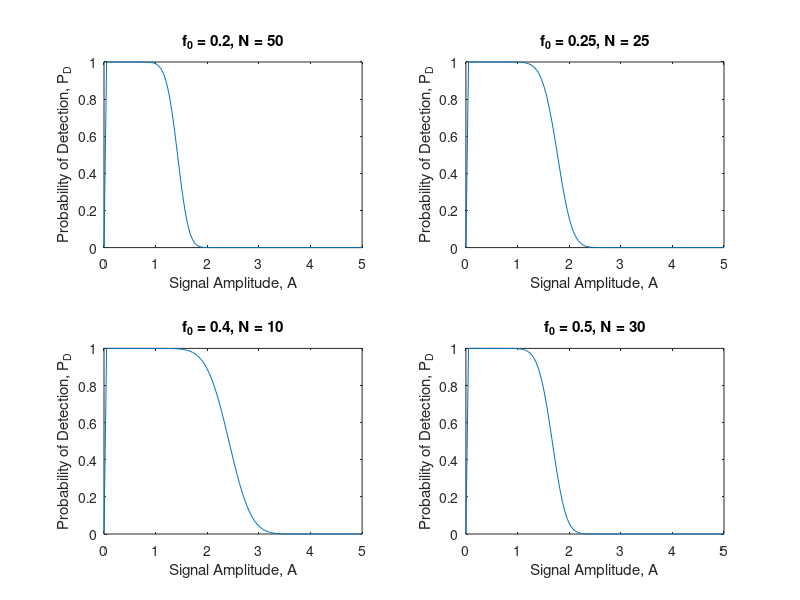

MATLAB code to generate this figure:
% Define the parameters
sigma_sq = 1; % Noise variance
P_FA = 1e-8; % Probability of false alarm

% Part (a): f_0 = 0.2, N = 50
f_0 = 0.2;
N = 50;
gamma = chi2inv(1 - P_FA, 2*N); % Decision threshold
A_range = linspace(0, 5, 100); % Range of signal amplitudes
P_D_a = 1 - ncx2cdf(gamma, 2*N, 2*N*A_range.^2/(2*sigma_sq), 'upper'); % Probability of detection

% Part (b): f_0 = 0.25, N = 25
f_0 = 0.25;
N = 25;
gamma = chi2inv(1 - P_FA, 2*N);
A_range = linspace(0, 5, 100);
P_D_b = 1 - ncx2cdf(gamma, 2*N, 2*N*A_range.^2/(2*sigma_sq), 'upper');

% Part (c): f_0 = 0.4, N = 10
f_0 = 0.4;
N = 10;
gamma = chi2inv(1 - P_FA, 2*N);
A_range = linspace(0, 5, 100);
P_D_c = 1 - ncx2cdf(gamma, 2*N, 2*N*A_range.^2/(2*sigma_sq), 'upper');

% Part (d): f_0 = 0.5, N = 30
f_0 = 0.5;
N = 30;
gamma = chi2inv(1 - P_FA, 2*N);
A_range = linspace(0, 5, 100);
P_D_d = 1 - ncx2cdf(gamma, 2*N, 2*N*A_range.^2/(2*sigma_sq), 'upper');

% Plot the results
figure;
subplot(2, 2, 1); plot(A_range, P_D_a); title('f_0 = 0.2, N = 50');
xlabel('Signal Amplitude, A'); ylabel('Probability of Detection, P_D');
subplot(2, 2, 2); plot(A_range, P_D_b); title('f_0 = 0.25, N = 25');
xlabel('Signal Amplitude, A'); ylabel('Probability of Detection, P_D');
subplot(2, 2, 3); plot(A_range, P_D_c); title('f_0 = 0.4, N = 10');
xlabel('Signal Amplitude, A'); ylabel('Probability of Detection, P_D');
subplot(2, 2, 4); plot(A_range, P_D_d); title('f_0 = 0.5, N = 30');
xlabel('Signal Amplitude, A'); ylabel('Probability of Detection, P_D');
